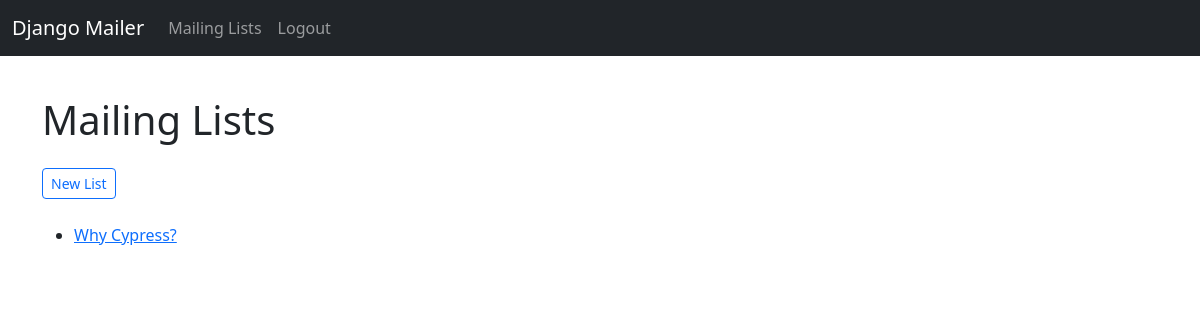
Before: /mailinglist/ (signed in) with the older database file.
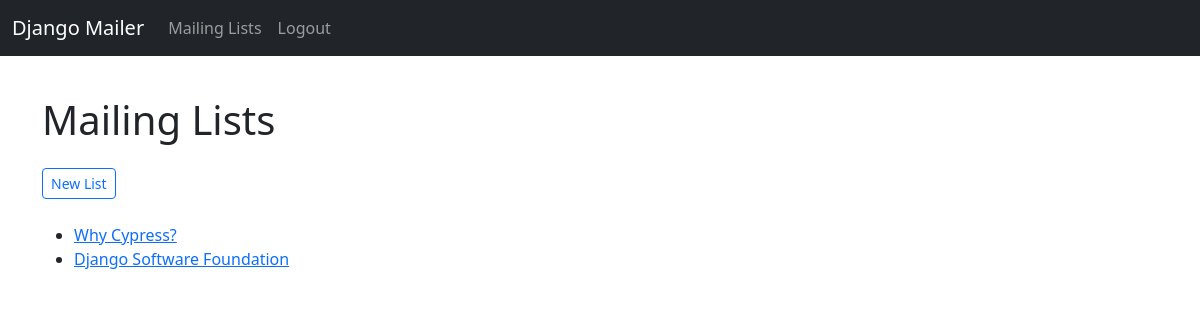
After: the same page with the newer database file.
### mailinglist/models.py (models this page shows, shortened)
class MailingList(models.Model):
    id = models.UUIDField(primary_key=True, default=uuid.uuid4, editable=False)
    name = models.CharField(max_length=140)
    owner = models.ForeignKey(to=settings.AUTH_USER_MODEL, on_delete=models.CASCADE)

### mailinglist/views.py (the view)
# urls.py: path("", views.MailingListListView.as_view(), name="mailinglist_list"),
class MailingListListView(LoginRequiredMixin, ListView):
    def get_queryset(self):
        return MailingList.objects.filter(owner=self.request.user)

### mailinglist/templates/mailinglist/mailinglist_list.html (shortened to what this page needs)
{% extends "base.html" %}
{% block body %}
    <div class="row">
        <div class="col-sm-12">
            <h1>Mailing Lists</h1>
            <div class="mt-4">
                <a class="btn btn-outline-primary btn-sm" href="{% url "mailinglist:create_mailinglist" %}">New List</a>
            </div>
            <ul class="mt-4">
                {% for mailinglist in mailinglist_list %}
                    <li class="mailinglist-item">
                        <a href="{% url "mailinglist:manage_mailinglist" pk=mailinglist.id %}">
                            {{ mailinglist.name }}
                        </a>
                    </li>
                {% endfor %}
            </ul>
        </div>
    </div>
{% endblock %}

### templates/base.html (shortened to what this page needs)
{% load static %}
<!DOCTYPE html>
<html lang="en">
<head>
    <link rel="stylesheet" href="https://cdn.jsdelivr.net/npm/bootstrap@5.2.3/dist/css/bootstrap.min.css"
>
</head>
<body>
{% include 'includes/nav.html' %}
<div class="container mt-5 pt-5 mb-5">
    {% block body %}
    {% endblock %}
</div>
</body>
</html>

### templates/includes/nav.html (shortened to what this page needs)
<nav class="navbar navbar-expand-lg navbar-dark bg-dark fixed-top">
    <div class="container-fluid">
        <a class="navbar-brand" href="{% url 'mailinglist:mailinglist_list' %}">Django Mailer</a>
        <div class="collapse navbar-collapse" id="navbarSupportedContent">
            <ul class="navbar-nav me-auto mb-2 mb-lg-0">
                {% if request.user.is_authenticated %}
                    <li class="nav-item">
                        <a class="nav-link" href="{% url 'mailinglist:mailinglist_list' %}">Mailing Lists</a>
                    </li>
                {% endif %}
                {% if request.user.is_authenticated %}
                    <li class="nav-item">
                        <a class="nav-link" href="{% url 'user:logout' %}">Logout</a>
                    </li>
                {% endif %}
            </ul>
        </div>
    </div>
</nav>

Changed rows visible on the page:
added MailingList: name "Django Software Foundation"
